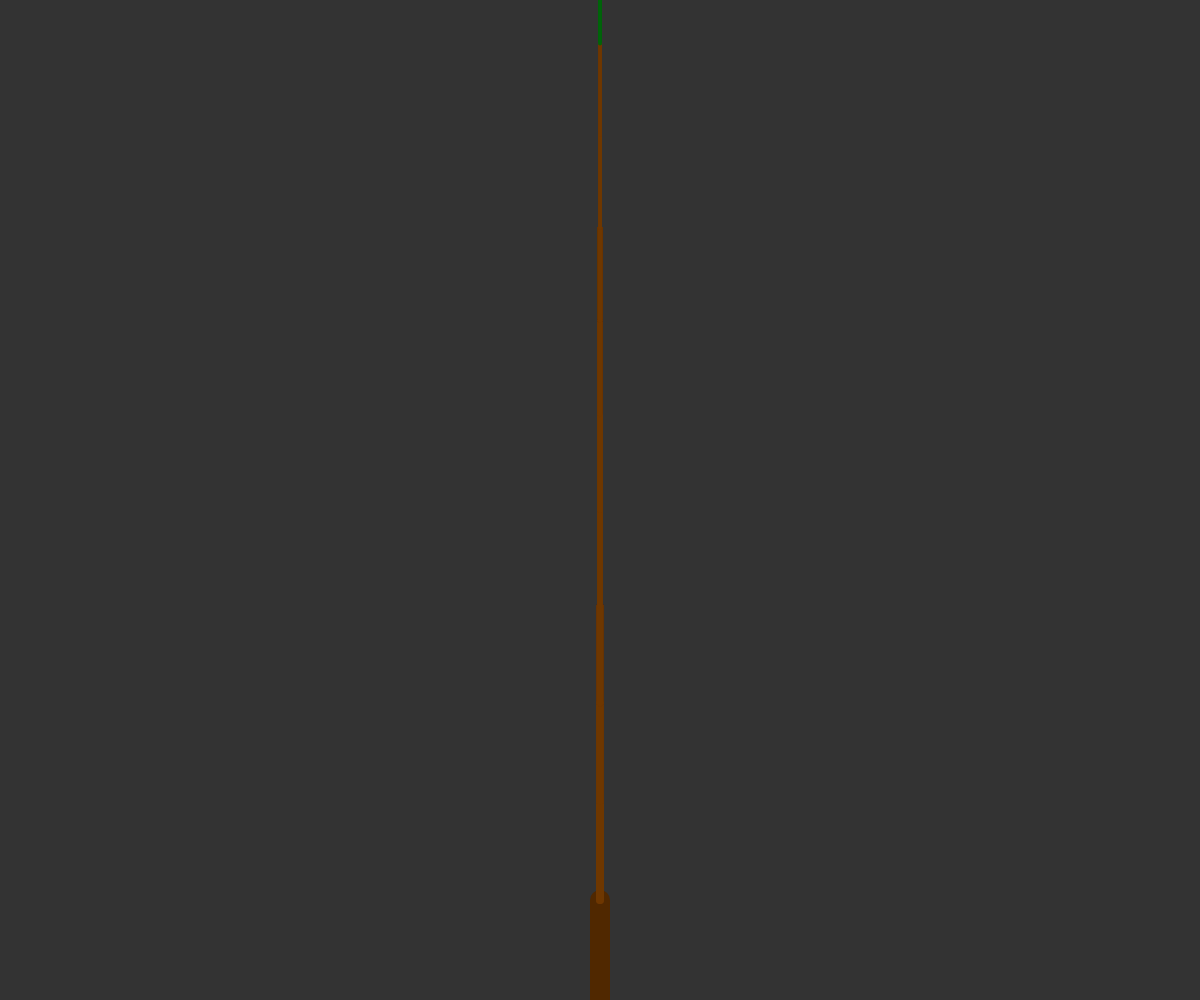
Frame 1 (no input)
Frame 60 (no input): identical to frame 1, image omitted
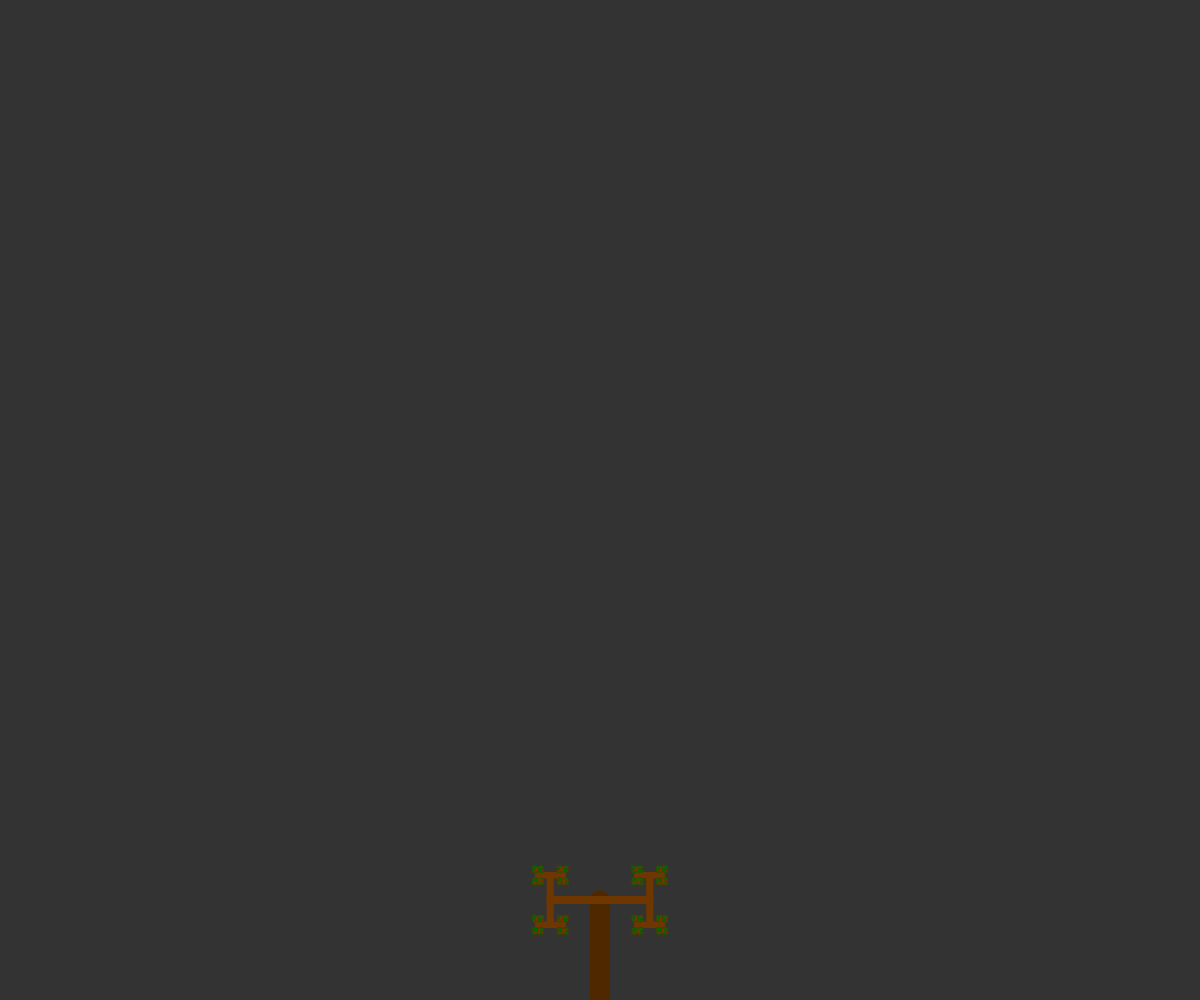
Frame 120 (the mouse pressed at the canvas centre since frame 60)

The p5.js sketch that drew these frames (run headless with seeded random() and noise() and a simulated clock; from frame 60 on, the mouse is pressed at the canvas centre):

// p5.js sketch
// ── sketch.js
var a;
var lenIter;
var angleSlider;
var lengthSlider;
var deep = 0;
var maxDepth = 12;

function setup(){
	createCanvas(windowWidth, windowHeight);
	a = PI*0.25;
	lenIter = 0.67;
	angleSlider = createSlider(0, TWO_PI, PI*0.25, 0.01);
	lengthSlider = createSlider(0.005, 0.99, 0.67, 0.005);
	depth = 0;
}

function draw(){
	background(51);
	// a = angleSlider.value();
	// lenIter = lengthSlider.value();
	a = map(mouseX, 0, width, 0, PI)
	lenIter = map(mouseY, height, 0, 0.005, 0.99)

	stroke(80, 40, 0);
	translate(width/2, height);
	strokeWeight(20);
	branch(100, 8, deep);
}

function branch(len, branchWeight, depth=0){
	line(0, 0, 0, -len);
	translate(0, -len);
	strokeWeight(branchWeight);
	if(depth < maxDepth){
		for (let i = -1; i <= 1; i++) {
			// if(random(1) < 0.5) continue;
			if(i === 0) continue;
			if(depth >= 0 && depth < maxDepth - 3) stroke(110, 55, 0);
			if(depth >= maxDepth - 3) stroke(0, 100, 10);
			push();
			rotate(a*i);
			branch(len*lenIter, branchWeight*0.9, depth+1);
			pop();
		}
	}
}
